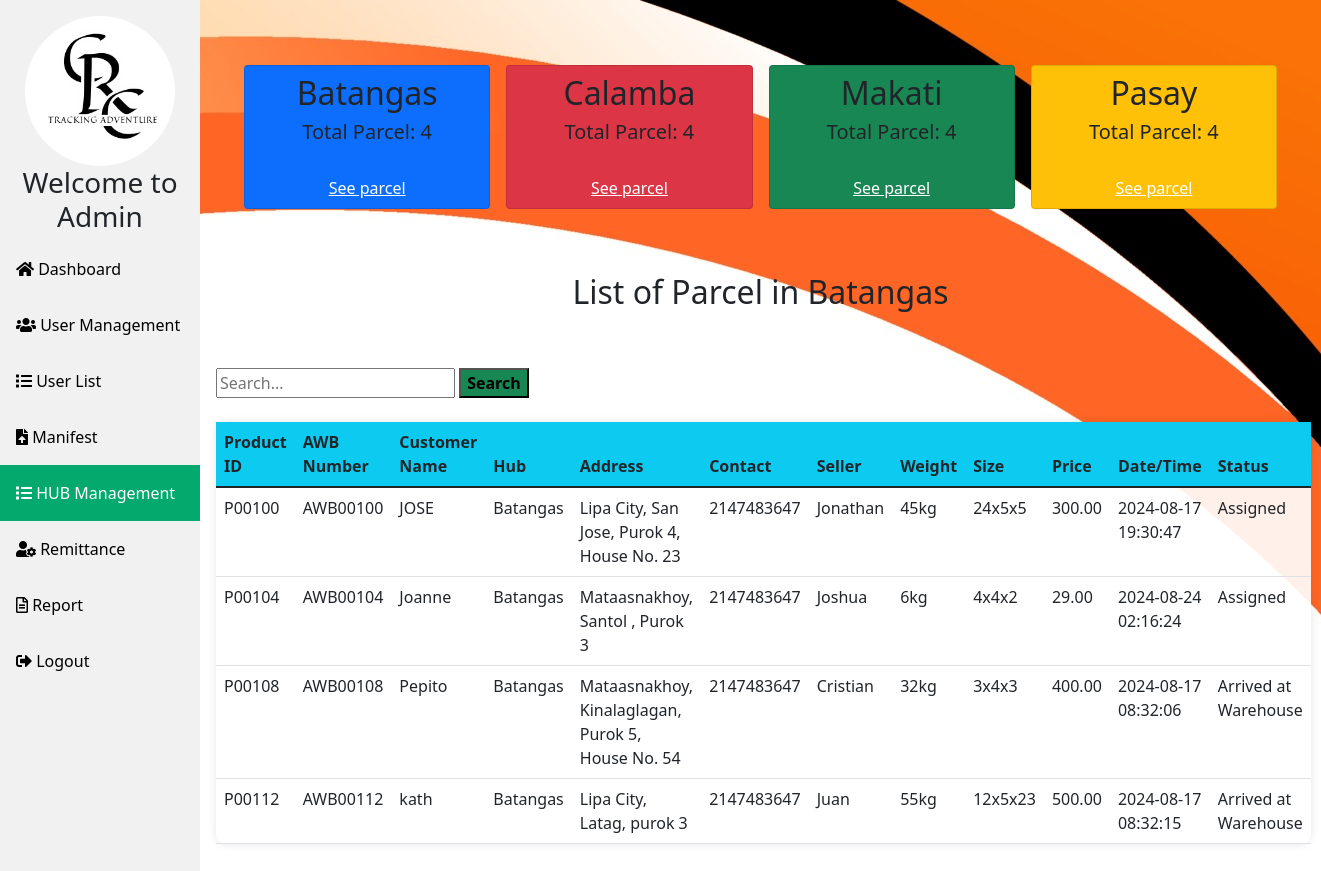
Page /batangas.php on the committed database.
### tables this page shows
CREATE TABLE `manifests` (
  `id` int(11) NOT NULL,
  `product_id` varchar(255) NOT NULL,
  `awbnumber` varchar(255) NOT NULL,
  `customer_name` varchar(255) NOT NULL,
  `hub` varchar(50) NOT NULL,
  `address` text NOT NULL,
  `contact` int(20) NOT NULL,
  `seller` varchar(255) NOT NULL,
  `weight` varchar(50) NOT NULL,
  `size` varchar(50) NOT NULL,
  `price` decimal(10,2) NOT NULL,
  `datetime` timestamp NOT NULL DEFAULT current_timestamp() ON UPDATE current_timestamp(),
  `status` varchar(50) NOT NULL,
  `image` varchar(255) NOT NULL,
  `rider_name` varchar(100) NOT NULL
);

### batangas.php (the view, shortened to what this page needs)
<?php
$servername = "localhost";
$email = "u320585682_TMS";
$password = "Crctracking3";
$dbname = "u320585682_TMS";
$conn = new mysqli($servername, $email, $password, $dbname);
?>
<!DOCTYPE html>
<html lang="en">
<head>
  <link rel="stylesheet" href="bootstrap-5.1.3/css/bootstrap.min.css">
  <link rel="stylesheet" href="https://cdnjs.cloudflare.com/ajax/libs/font-awesome/5.15.4/css/all.min.css">
</head>
<?php
function getParcelCount($conn, $location) {
    $query = $conn->prepare("SELECT COUNT(*) as total_parcels FROM manifests WHERE hub LIKE ?");
    $location_param = "%$location%";
    $query->bind_param("s", $location_param);
    $query->execute();
    $result = $query->get_result();
    if ($result->num_rows > 0) {
        $row = $result->fetch_assoc();
        return $row['total_parcels'];
    } else {
        return 0;
    }
}
$batangas_count = getParcelCount($conn, 'Batangas');
$calamba_count = getParcelCount($conn, 'Calamba');
$makati_count = getParcelCount($conn, 'Makati');
$pasay_count = getParcelCount($conn, 'Pasay');
$search = "";
$search_query = "";
if ($search) {
    $search = $conn->real_escape_string($search);
    $search_query = "WHERE customer_name LIKE '%$search%' OR awbnumber LIKE '%$search%' OR product_id LIKE '%$search%' AND hub LIKE 'Batangas%'";
} else {
    $search_query = "WHERE hub LIKE 'Batangas%'";
}
$sql = "SELECT id, product_id, awbnumber, customer_name, hub, address, contact, seller, weight, size, price, datetime, status FROM manifests $search_query";
$result = $conn->query($sql);
?>
<body>
  <div class="sidebar">
    <img class="rounded-pill mt-3 mx-auto d-block" src="images/crc.jpg" alt="" height="150px">
    <h3 class="text-center">Welcome to Admin</h3>
    <a href="admin.php"><i class="fas fa-home"></i> Dashboard</a>
    <a href="user_management.php"><i class="fas fa-users"></i> User Management</a>
    <a href="user_list.php"><i class="fas fa-list"></i> User List</a>
    <a href="manifest.php"><i class="fas fa-file-upload"></i> Manifest</a>
    <a class="active" href="hub_management.php"><i class="fas fa-list"></i> HUB Management</a>
    <a href="admin_remit.php"><i class="fas fa-user-cog"></i> Remittance</a>
    <a href="reportpage.php"><i class="far fa-file-alt"></i> Report</a>
    <a href="logout.php"><i class="fas fa-sign-out-alt"></i> Logout</a>
  </div>
<div class="content"><br><br>
    <div class="container" style="display: flex; flex-direction: row;">
        <main style="flex: 1; padding: 1rem;">
            <section class="cards" style="display: flex; gap: 1rem;">
                <div class="card bg-primary p-2 text-center" style="flex: 1;">
                    <h2>Batangas</h2>
                    <h5>Total Parcel: <?php echo $batangas_count; ?></h5><br>
                    <a class="text-white" href="batangas.php">See parcel</a>
                </div>
                <div class="card bg-danger p-2 text-center" style="flex: 1;">
                    <h2>Calamba</h2>
                    <h5>Total Parcel: <?php echo $calamba_count; ?></h5><br>
                    <a class="text-white" href="calamba.php">See parcel</a>
                </div>
                <div class="card bg-success p-2 text-center" style="flex: 1;">
                    <h2>Makati</h2>
                    <h5>Total Parcel: <?php echo $makati_count; ?></h5><br>
                    <a class="text-white" href="makati.php">See parcel</a>
                </div>
                <div class="card bg-warning p-2 text-center" style="flex: 1;">
                    <h2>Pasay</h2>
                    <h5>Total Parcel: <?php echo $pasay_count; ?></h5><br>
                    <a class="text-white" href="pasay.php">See parcel</a>
                </div>
            </section>
        </main>
    </div>
<section id="manifest">
    <h2 class="text-center p-5">List of Parcel in Batangas</h2>
    <form action="" method="POST">
<form method="post" action="batangas.php">
    <input type="text" name="search" value="<?php echo htmlspecialchars($search);?>" placeholder="Search...">
    <input type="submit" class="bg-success fw-bold" name="search_btn" value="Search">
</form><br>
      <table class="table table-hover p-4">
        <thead class="bg-info">
          <tr>
            <th>Product ID</th>
            <th>AWB Number</th>
            <th>Customer Name</th>
            <th>Hub</th>
            <th>Address</th>
            <th>Contact</th>
            <th>Seller</th>
            <th>Weight</th>
            <th>Size</th>
            <th>Price</th>
            <th>Date/Time</th>
            <th>Status</th>
          </tr>
        </thead>
          <?php
            if ($result->num_rows > 0) {
                while($row = $result->fetch_assoc()) {
                    echo "<tr>
                            <td>" . $row["product_id"]. "</td>
                            <td>" . $row["awbnumber"]. "</td>
                            <td>" . $row["customer_name"]. "</td>
                            <td>" . $row["hub"]. "</td>
                            <td>" . $row["address"]. "</td>
                            <td>" . $row["contact"]. "</td>
                            <td>" . $row["seller"]. "</td>
                            <td>" . $row["weight"]. "</td>
                            <td>" . $row["size"]. "</td>
                            <td>" . $row["price"]. "</td>
                            <td>" . $row["datetime"]. "</td>
                            <td>" . $row["status"]. "</td>
                        </tr>";
                }
    } else {
        echo "<tr><td colspan='13'>No data found</td></tr>";
    }
    ?>
    </form>
  </div>
</body>
</html>

### batangas.php (style rules this page uses)
body { background-color: white; background-image: url("images/crcbg.jpg"); background-repeat: no-repeat; background-size: auto-sized; background-attachment: fixed; }
.sidebar { margin: 0; padding: 0; width: 200px; background-color: #f1f1f1; position: fixed; height: 100%; overflow: auto; }
.sidebar a { display: block; color: black; padding: 16px; text-decoration: none; }
.sidebar a.active { background-color: #04AA6D; color: white; }
div.content { margin-left: 200px; padding: 1px 16px; height: 1000px; }
.table { background-color: rgba(255, 255, 255, 0.9); padding: 20px; border-radius: 10px; box-shadow: 0 0 10px rgba(0, 0, 0, 0.1); }

### rows in the picture
manifests: product "P00100", awbnumber "AWB00100", customer_name "JOSE", hub "Batangas", address "Lipa City, San Jose, Purok 4, House No. 23", contact "2147483647", seller "Jonathan", weight "45kg", size "24x5x5", price "300.00", datetime "2024-08-17 19:30:47", status "Assigned"
manifests: product "P00104", awbnumber "AWB00104", customer_name "Joanne", hub "Batangas", address "Mataasnakhoy, Santol , Purok 3", contact "2147483647", seller "Joshua", weight "6kg", size "4x4x2", price "29.00", datetime "2024-08-24 02:16:24", status "Assigned"
manifests: product "P00108", awbnumber "AWB00108", customer_name "Pepito", hub "Batangas", address "Mataasnakhoy, Kinalaglagan, Purok 5, House No. 54", contact "2147483647", seller "Cristian", weight "32kg", size "3x4x3", price "400.00", datetime "2024-08-17 08:32:06", status "Arrived at Warehouse"
manifests: product "P00112", awbnumber "AWB00112", customer_name "kath", hub "Batangas", address "Lipa City, Latag, purok 3", contact "2147483647", seller "Juan", weight "55kg", size "12x5x23", price "500.00", datetime "2024-08-17 08:32:15", status "Arrived at Warehouse"

### other values in the picture
$batangas_count "4"
$calamba_count "4"
$makati_count "4"
$pasay_count "4"
